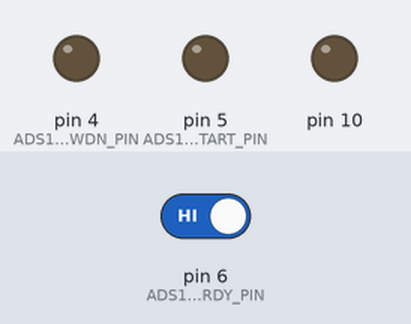
Bench run of a sketch on a simulated Arduino Uno, built with avr-gcc and run on an emulated ATmega328P. On the bench: output pins drawn as LEDs (lit = HIGH). The inputs (shaded band) are chosen by the test bench; at power-on: pin 6 (ADS1292_DRDY_PIN) HIGH. Pins used as bus, display or sensor lines are not drawn; what the sketch prints to the serial monitor is not drawn.

Above: at 0.1 s.
At 2.3 s:
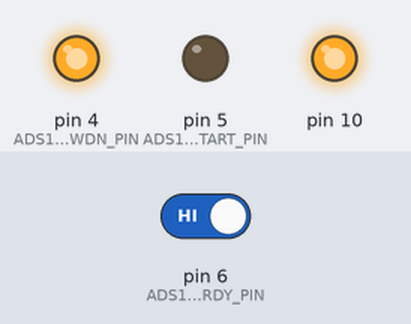
At 4.3 s:
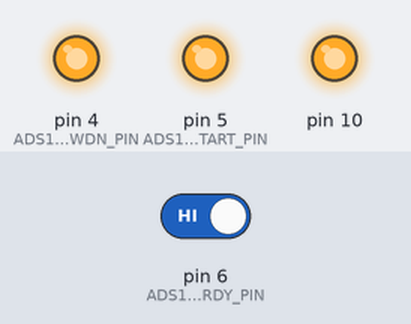
4.4 s: pin 6 (ADS1292_DRDY_PIN) driven LOW
Timing chart, 0 to 7.4 s (numbered marks = the images above; inputs shaded):
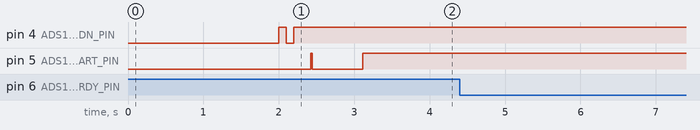

The sketch:

Arduino_Serial_Plotter_ECG.ino
```cpp
// (licence header left out)
// If you have bought the breakout the connection with the Arduino board is as follows:
//
//|ads1292r pin label| Arduino Connection   |Pin Function      |
//|----------------- |:--------------------:|-----------------:|
//| VDD              | +5V                  |  Supply voltage  |
//| PWDN/RESET       | D4                   |  Reset           |
//| START            | D5                   |  Start Input     |
//| DRDY             | D6                   |  Data Ready Outpt|
//| CS               | D7                   |  Chip Select     |
//| MOSI             | D11                  |  Slave In        |
//| MISO             | D12                  |  Slave Out       |
//| SCK              | D13                  |  Serial Clock    |
//| GND              | Gnd                  |  Gnd             |
//
/////////////////////////////////////////////////////////////////////////////////////////

#include <ads1292r.h>
#include <SPI.h>

ads1292r ADS1292;   // define class

//Packet format
#define  CES_CMDIF_PKT_START_1      0x0A
#define  CES_CMDIF_PKT_START_2      0xFA
#define  CES_CMDIF_TYPE_DATA        0x02
#define  CES_CMDIF_PKT_STOP_1       0x00
#define  CES_CMDIF_PKT_STOP_2       0x0B

#define TEMPERATURE 0
#define FILTERORDER         161
/* DC Removal Numerator Coeff*/
#define NRCOEFF (0.992)
#define WAVE_SIZE  1

//******* ecg filter *********
#define MAX_PEAK_TO_SEARCH         5
#define MAXIMA_SEARCH_WINDOW      25
#define MINIMUM_SKIP_WINDOW       30
//#define SAMPLING_RATE             125
//OY 7/31/2018
#define SAMPLING_RATE 1000

#define TWO_SEC_SAMPLES           2 * SAMPLING_RATE
#define QRS_THRESHOLD_FRACTION    0.4
#define TRUE 1
#define FALSE 0

volatile uint8_t  SPI_Dummy_Buff[30];
uint8_t DataPacketHeader[16];
volatile signed long s32DaqVals[8];
uint8_t data_len = 7;
volatile byte SPI_RX_Buff[15] ;
volatile static int SPI_RX_Buff_Count = 0;
volatile char *SPI_RX_Buff_Ptr;
volatile bool ads1292dataReceived = false;
unsigned long uecgtemp = 0;
signed long secgtemp = 0;
int i, j;

//************** ecg *******************
int16_t CoeffBuf_40Hz_LowPass[FILTERORDER] =
{
  -72,    122,    -31,    -99,    117,      0,   -121,    105,     34,
  -137,     84,     70,   -146,     55,    104,   -147,     20,    135,
  -137,    -21,    160,   -117,    -64,    177,    -87,   -108,    185,
  -48,   -151,    181,      0,   -188,    164,     54,   -218,    134,
  112,   -238,     90,    171,   -244,     33,    229,   -235,    -36,
  280,   -208,   -115,    322,   -161,   -203,    350,    -92,   -296,
  361,      0,   -391,    348,    117,   -486,    305,    264,   -577,
  225,    445,   -660,     93,    676,   -733,   -119,    991,   -793,
  -480,   1486,   -837,  -1226,   2561,   -865,  -4018,   9438,  20972,
  9438,  -4018,   -865,   2561,  -1226,   -837,   1486,   -480,   -793,
  991,   -119,   -733,    676,     93,   -660,    445,    225,   -577,
  264,    305,   -486,    117,    348,   -391,      0,    361,   -296,
  -92,    350,   -203,   -161,    322,   -115,   -208,    280,    -36,
  -235,    229,     33,   -244,    171,     90,   -238,    112,    134,
  -218,     54,    164,   -188,      0,    181,   -151,    -48,    185,
  -108,    -87,    177,    -64,   -117,    160,    -21,   -137,    135,
  20,   -147,    104,     55,   -146,     70,     84,   -137,     34,
  105,   -121,      0,    117,    -99,    -31,    122,    -72
};
int16_t ECG_WorkingBuff[2 * FILTERORDER];
unsigned char Start_Sample_Count_Flag = 0;
unsigned char first_peak_detect = FALSE ;
unsigned int sample_index[MAX_PEAK_TO_SEARCH + 2] ;
uint16_t scaled_result_display[150];
uint8_t indx = 0;

int cnt = 0;
volatile uint8_t flag = 0;

int QRS_Second_Prev_Sample = 0 ;
int QRS_Prev_Sample = 0 ;
int QRS_Current_Sample = 0 ;
int QRS_Next_Sample = 0 ;
int QRS_Second_Next_Sample = 0 ;

static uint16_t QRS_B4_Buffer_ptr = 0 ;
/*   Variable which holds the threshold value to calculate the maxima */
int16_t QRS_Threshold_Old = 0;
int16_t QRS_Threshold_New = 0;
unsigned int sample_count = 0 ;

/* Variable which will hold the calculated heart rate */
volatile uint16_t QRS_Heart_Rate = 0 ;
int16_t ecg_wave_buff[1], ecg_filterout[1];

volatile uint8_t global_HeartRate = 0;
volatile uint8_t global_RespirationRate = 0;
long status_byte=0;
uint8_t LeadStatus=0;
boolean leadoff_deteted = true;
long time_elapsed=0;

long old_usec;

void setup()
{
  delay(2000);
  // initalize the  data ready and chip select pins:
  pinMode(ADS1292_DRDY_PIN, INPUT);  //6
  pinMode(ADS1292_CS_PIN, OUTPUT);    //7
  pinMode(ADS1292_START_PIN, OUTPUT);  //5
  pinMode(ADS1292_PWDN_PIN, OUTPUT);  //4

  Serial.begin(2000000);  // Baudrate for serial communica

  ADS1292.ads1292_Init();  //initalize ADS1292 slave

  //Serial.println("Initiliziation is done");
  old_usec = micros();
}

void loop()
{
  if ((digitalRead(ADS1292_DRDY_PIN)) == LOW)      // Sampling rate is set to 125SPS ,DRDY ticks for every 8ms
  {
    SPI_RX_Buff_Ptr = ADS1292.ads1292_Read_Data(); // Read the data,point the data to a pointer

    for (i = 0; i < 9; i++)
    {
      SPI_RX_Buff[SPI_RX_Buff_Count++] = *(SPI_RX_Buff_Ptr + i);  // store the result data in array
    }
    ads1292dataReceived = true;
  }


  if (ads1292dataReceived == true)      // process the data
  {
    j = 0;
    for (i = 3; i < 9; i += 3)         // data outputs is (24 status bits + 24 bits Respiration data +  24 bits ECG data)
    {

      uecgtemp = (unsigned long) (  ((unsigned long)SPI_RX_Buff[i + 0] << 16) | ( (unsigned long) SPI_RX_Buff[i + 1] << 8) |  (unsigned long) SPI_RX_Buff[i + 2]);
      uecgtemp = (unsigned long) (uecgtemp << 8);
      secgtemp = (signed long) (uecgtemp);
      secgtemp = (signed long) (secgtemp >> 8);

      s32DaqVals[j++] = secgtemp;  //s32DaqVals[0] is Resp data and s32DaqVals[1] is ECG data
    }

    status_byte = (long)((long)SPI_RX_Buff[2] | ((long) SPI_RX_Buff[1]) <<8 | ((long) SPI_RX_Buff[0])<<16); // First 3 bytes represents the status
    status_byte  = (status_byte & 0x0f8000) >> 15;  // bit15 gives the lead status
    LeadStatus = (unsigned char ) status_byte ;

    if(!((LeadStatus & 0x1f) == 0 ))
      leadoff_deteted  = true;
    else
      leadoff_deteted  = false;

    ecg_wave_buff[0] = (int16_t)(s32DaqVals[1] >> 8) ;  // ignore the lower 8 bits out of 24bits

    //OY 7/31/2018 print ECG output
    //Serial.println(ecg_wave_buff[0]);
    //OY 8/7/2018 print a 24 bit number
    long usec = micros() - old_usec;
    old_usec = micros();
    ///////Serial.print(micros());Serial.print(",");
    Serial.println(s32DaqVals[1]);
    //Serial.print(usec);Serial.print(",");Serial.println(s32DaqVals[1]);

    //Serial.println(";");
    //byte b=byte(abs(ecg_wave_buff[0])/4);
    //Serial.write(b);

    if(leadoff_deteted == false)
       {
          //ECG_ProcessCurrSample(&ecg_wave_buff[0], &ecg_filterout[0]);   // filter out the line noise @40Hz cutoff 161 order
          //QRS_Algorithm_Interface(ecg_filterout[0]);             // calculate
       }
    else
      // ecg_filterout[0] = 0;


    if(millis() > time_elapsed)  // update every one second
    {
      if(leadoff_deteted == true){ // lead in not connected
      //CO OY 7/30/2018
      //Serial.println("ECG lead error!!! ensure the leads are properly connected");
      }else
      {
        //CO OY 7/30/2018
        //Serial.print("Heart rate: ");
        //Serial.print(global_HeartRate);
        //Serial.println("BPM");
      }
      time_elapsed += 1000;
    }

  }

  ads1292dataReceived = false;
  SPI_RX_Buff_Count = 0;

}


void ECG_FilterProcess(int16_t * WorkingBuff, int16_t * CoeffBuf, int16_t* FilterOut)
{

  int32_t acc = 0;   // accumulator for MACs
  int  k;

  // perform the multiply-accumulate
  for ( k = 0; k < 161; k++ )
  {
    acc += (int32_t)(*CoeffBuf++) * (int32_t)(*WorkingBuff--);
  }
  // saturate the result
  if ( acc > 0x3fffffff )
  {
    acc = 0x3fffffff;
  } else if ( acc < -0x40000000 )
  {
    acc = -0x40000000;
  }
  // convert from Q30 to Q15
  *FilterOut = (int16_t)(acc >> 15);
  //*FilterOut = *WorkingBuff;
}


void ECG_ProcessCurrSample(int16_t *CurrAqsSample, int16_t *FilteredOut)
{
  static uint16_t ECG_bufStart = 0, ECG_bufCur = FILTERORDER - 1, ECGFirstFlag = 1;
  static int16_t ECG_Pvev_DC_Sample, ECG_Pvev_Sample;/* Working Buffer Used for Filtering*/
  //  static short ECG_WorkingBuff[2 * FILTERORDER];
  int16_t *CoeffBuf;
  int16_t temp1, temp2, ECGData;

  /* Count variable*/
  uint16_t Cur_Chan;
  int16_t FiltOut = 0;
  //  short FilterOut[2];
  CoeffBuf = CoeffBuf_40Hz_LowPass;         // Default filter option is 40Hz LowPass

  if  ( ECGFirstFlag )                // First Time initialize static variables.
  {
    for ( Cur_Chan = 0 ; Cur_Chan < FILTERORDER; Cur_Chan++)
    {
      ECG_WorkingBuff[Cur_Chan] = 0;
    }
    ECG_Pvev_DC_Sample = 0;
    ECG_Pvev_Sample = 0;
    ECGFirstFlag = 0;
  }

  temp1 = NRCOEFF * ECG_Pvev_DC_Sample;       //First order IIR
  ECG_Pvev_DC_Sample = (CurrAqsSample[0]  - ECG_Pvev_Sample) + temp1;
  ECG_Pvev_Sample = CurrAqsSample[0];
  temp2 = ECG_Pvev_DC_Sample >> 2;
  ECGData = (int16_t) temp2;

  /* Store the DC removed value in Working buffer in millivolts range*/
  ECG_WorkingBuff[ECG_bufCur] = ECGData;
  ECG_FilterProcess(&ECG_WorkingBuff[ECG_bufCur], CoeffBuf, (int16_t*)&FiltOut);
  /* Store the DC removed value in ECG_WorkingBuff buffer in millivolts range*/
  ECG_WorkingBuff[ECG_bufStart] = ECGData;

  /* Store the filtered out sample to the LeadInfo buffer*/
  FilteredOut[0] = FiltOut ;//(CurrOut);

  ECG_bufCur++;
  ECG_bufStart++;

  if ( ECG_bufStart  == (FILTERORDER - 1))
  {
    ECG_bufStart = 0;
    ECG_bufCur = FILTERORDER - 1;
  }
  return ;
}


void QRS_Algorithm_Interface(int16_t CurrSample)
{
  //  static FILE *fp = fopen("ecgData.txt", "w");
  static int16_t prev_data[32] = {0};
  int16_t i;
  long Mac = 0;
  prev_data[0] = CurrSample;

  for ( i = 31; i > 0; i--)
  {
    Mac += prev_data[i];
    prev_data[i] = prev_data[i - 1];

  }
  Mac += CurrSample;
  Mac = Mac >> 2;
  CurrSample = (int16_t) Mac;
  QRS_Second_Prev_Sample = QRS_Prev_Sample ;
  QRS_Prev_Sample = QRS_Current_Sample ;
  QRS_Current_Sample = QRS_Next_Sample ;
  QRS_Next_Sample = QRS_Second_Next_Sample ;
  QRS_Second_Next_Sample = CurrSample ;


  QRS_process_buffer();
}

static void QRS_process_buffer( void )
{

  int16_t first_derivative = 0 ;
  int16_t scaled_result = 0 ;

  static int16_t Max = 0 ;

  /* calculating first derivative*/
  first_derivative = QRS_Next_Sample - QRS_Prev_Sample  ;


  /*taking the absolute value*/

  if (first_derivative < 0)
  {
    first_derivative = -(first_derivative);
  }


  scaled_result = first_derivative;

  if ( scaled_result > Max )
  {
    Max = scaled_result ;
  }


  QRS_B4_Buffer_ptr++;
  if (QRS_B4_Buffer_ptr ==  TWO_SEC_SAMPLES)
  {
    QRS_Threshold_Old = ((Max * 7) / 10 ) ;
    QRS_Threshold_New = QRS_Threshold_Old ;
   // if (Max > 70)
      first_peak_detect = TRUE ;
    Max = 0;

    //  ecg_wave_buff[0] = first_derivative;
    QRS_B4_Buffer_ptr = 0;


  }


  if ( TRUE == first_peak_detect )
  {
    QRS_check_sample_crossing_threshold( scaled_result ) ;
  }


}


static void QRS_check_sample_crossing_threshold( uint16_t scaled_result )
{
  /* array to hold the sample indexes S1,S2,S3 etc */

  static uint16_t s_array_index = 0 ;
  static uint16_t m_array_index = 0 ;

  static unsigned char threshold_crossed = FALSE ;
  static uint16_t maxima_search = 0 ;
  static unsigned char peak_detected = FALSE ;
  static uint16_t skip_window = 0 ;
  static long maxima_sum = 0 ;
  static unsigned int peak = 0;
  static unsigned int sample_sum = 0;
  static unsigned int nopeak = 0;
  uint16_t Max = 0 ;
  uint16_t HRAvg;
  uint16_t  RRinterval = 0;

  if ( TRUE == threshold_crossed  )
  {
    /*
    Once the sample value crosses the threshold check for the
    maxima value till MAXIMA_SEARCH_WINDOW samples are received
    */
    sample_count ++ ;
    maxima_search ++ ;

    if ( scaled_result > peak )
    {
      peak = scaled_result ;
    }

    if ( maxima_search >= MAXIMA_SEARCH_WINDOW )
    {
      // Store the maxima values for each peak
      maxima_sum += peak ;
      maxima_search = 0 ;


      threshold_crossed = FALSE ;
      peak_detected = TRUE ;
    }

  }
  else if ( TRUE == peak_detected )
  {
    /*
    Once the sample value goes below the threshold
    skip the samples untill the SKIP WINDOW criteria is meet
    */
    sample_count ++ ;
    skip_window ++ ;

    if ( skip_window >= MINIMUM_SKIP_WINDOW )
    {
      skip_window = 0 ;
      peak_detected = FALSE ;
    }

    if ( m_array_index == MAX_PEAK_TO_SEARCH )
    {
      sample_sum = sample_sum / (MAX_PEAK_TO_SEARCH - 1);
      HRAvg =  (uint16_t) sample_sum  ;

      // Compute HR without checking LeadOffStatus
      QRS_Heart_Rate = (uint16_t) 60 *  SAMPLING_RATE;
      QRS_Heart_Rate =  QRS_Heart_Rate / HRAvg ;
      if (QRS_Heart_Rate > 250)
        QRS_Heart_Rate = 250 ;
 //     Serial.println(QRS_Heart_Rate);

      /* Setting the Current HR value in the ECG_Info structure*/
      maxima_sum =  maxima_sum / MAX_PEAK_TO_SEARCH;
      Max = (int16_t) maxima_sum ;
      /*  calculating the new QRS_Threshold based on the maxima obtained in 4 peaks */
      maxima_sum = Max * 7;
      maxima_sum = maxima_sum / 10;
      QRS_Threshold_New = (int16_t)maxima_sum;

      /* Limiting the QRS Threshold to be in the permissible range*/
      if (QRS_Threshold_New > (4 * QRS_Threshold_Old))
      {
        QRS_Threshold_New = QRS_Threshold_Old;
      }

      sample_count = 0 ;
      s_array_index = 0 ;
      m_array_index = 0 ;
      maxima_sum = 0 ;
      sample_index[0] = 0 ;
      sample_index[1] = 0 ;
      sample_index[2] = 0 ;
      sample_index[3] = 0 ;
      Start_Sample_Count_Flag = 0;

      sample_sum = 0;
    }
  }
  else if ( scaled_result > QRS_Threshold_New )
  {
    /*
      If the sample value crosses the threshold then store the sample index
    */
    Start_Sample_Count_Flag = 1;
    sample_count ++ ;
    m_array_index++;
    threshold_crossed = TRUE ;
    peak = scaled_result ;
    nopeak = 0;

    /*  storing sample index*/
    sample_index[ s_array_index ] = sample_count ;
    if ( s_array_index >= 1 )
    {
      sample_sum += sample_index[ s_array_index ] - sample_index[ s_array_index - 1 ] ;
    }
    s_array_index ++ ;
  }

  else if (( scaled_result < QRS_Threshold_New ) && (Start_Sample_Count_Flag == 1))
  {
    sample_count ++ ;
    nopeak++;
    if (nopeak > (3 * SAMPLING_RATE))
    {
      sample_count = 0 ;
      s_array_index = 0 ;
      m_array_index = 0 ;
      maxima_sum = 0 ;
      sample_index[0] = 0 ;
      sample_index[1] = 0 ;
      sample_index[2] = 0 ;
      sample_index[3] = 0 ;
      Start_Sample_Count_Flag = 0;
      peak_detected = FALSE ;
      sample_sum = 0;

      first_peak_detect = FALSE;
      nopeak = 0;

      QRS_Heart_Rate = 0;

    }
  }
  else
  {
    nopeak++;
    if (nopeak > (3 * SAMPLING_RATE))
    {
      /* Reset heart rate computation sate variable in case of no peak found in 3 seconds */
      sample_count = 0 ;
      s_array_index = 0 ;
      m_array_index = 0 ;
      maxima_sum = 0 ;
      sample_index[0] = 0 ;
      sample_index[1] = 0 ;
      sample_index[2] = 0 ;
      sample_index[3] = 0 ;
      Start_Sample_Count_Flag = 0;
      peak_detected = FALSE ;
      sample_sum = 0;
      first_peak_detect = FALSE;
      nopeak = 0;
      QRS_Heart_Rate = 0;
    }
  }

  global_HeartRate = (uint8_t)QRS_Heart_Rate;
  //Serial.println(global_HeartRate);

}
```

ads1292r.h
```cpp
// (licence header left out)
#ifndef ads1292r_h
#define ads1292r_h

#include "Arduino.h"

#define CONFIG_SPI_MASTER_DUMMY   0xFF

// Register Read Commands
#define  RREG    0x20;		//Read n nnnn registers starting at address r rrrr
                                //first byte 001r rrrr (2xh)(2) - second byte 000n nnnn(2)
#define WREG    0x40;		//Write n nnnn registers starting at address r rrrr
                                //first byte 010r rrrr (2xh)(2) - second byte 000n nnnn(2)

#define START		0x08		//Start/restart (synchronize) conversions
#define STOP		0x0A		//Stop conversion
#define RDATAC      0x10		//Enable Read Data Continuous mode.

//This mode is the default mode at power-up.
#define SDATAC		0x11		//Stop Read Data Continuously mode
#define RDATA		0x12		//Read data by command; supports multiple read back.

//Pin declartion the other you need are controlled by the SPI library
const int ADS1292_DRDY_PIN = 6;
const int ADS1292_CS_PIN = 7;
const int ADS1292_START_PIN = 5;
const int ADS1292_PWDN_PIN = 4;

//register address
#define ADS1292_REG_ID			0x00
#define ADS1292_REG_CONFIG1		0x01
#define ADS1292_REG_CONFIG2		0x02
#define ADS1292_REG_LOFF		0x03
#define ADS1292_REG_CH1SET		0x04
#define ADS1292_REG_CH2SET		0x05
#define ADS1292_REG_RLDSENS		0x06
#define ADS1292_REG_LOFFSENS    0x07
#define ADS1292_REG_LOFFSTAT    0x08
#define ADS1292_REG_RESP1	    0x09
#define ADS1292_REG_RESP2	    0x0A

class ads1292r
{
  public:
    static void ads1292_Init(void);
    static void ads1292_Reset(void);
	static void ads1292_Reg_Write (unsigned char READ_WRITE_ADDRESS, unsigned char DATA);
	static void ads1292_Reg_Read (unsigned char READ_WRITE_ADDRESS);
    static void ads1292_SPI_Command_Data(unsigned char data_in);
    static void ads1292_Disable_Start(void);
    static void ads1292_Enable_Start(void);
    static void ads1292_Hard_Stop (void);
    static void ads1292_Start_Data_Conv_Command (void);
    static void ads1292_Soft_Stop (void);
    static void ads1292_Start_Read_Data_Continuous (void);
    static void ads1292_Stop_Read_Data_Continuous (void);
    static char* ads1292_Read_Data(void);

};

#endif
```

Source omitted: ads1292r.cpp (6114 bytes)
